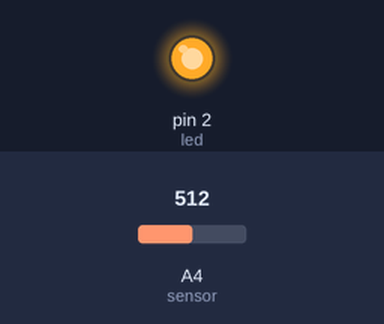
This sketch was run on a simulated Arduino Uno, built with avr-gcc and run on an emulated ATmega328P. Parts: output pins drawn as LEDs (lit = HIGH). The test bench sets the inputs (shaded band); at power-on: A4 (sensor) = 512. What the sketch prints to the serial monitor is not drawn.

Above: at 0.1 s.
Timing chart, 0 to 1.6 s (numbered marks = the images above):
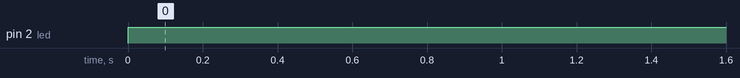

The sketch:

testeSensorAnalog.ino
```cpp
#define sensor 4
#define led 2
//Máx = 4095
const int corte = 2047;
int leitura;

void setup()
{
    pinMode(sensor, INPUT);
    pinMode(led, OUTPUT);
    Serial.begin(9600);
}

void loop()
{
  leitura = analogRead(sensor);
  Serial.println(leitura);
  if(leitura < corte)
  {digitalWrite(led, HIGH);}
  else
  {digitalWrite(led, LOW);}
}
```

Measured:
- by itself, pin 2 (led): LOW → HIGH at 0.00 s
